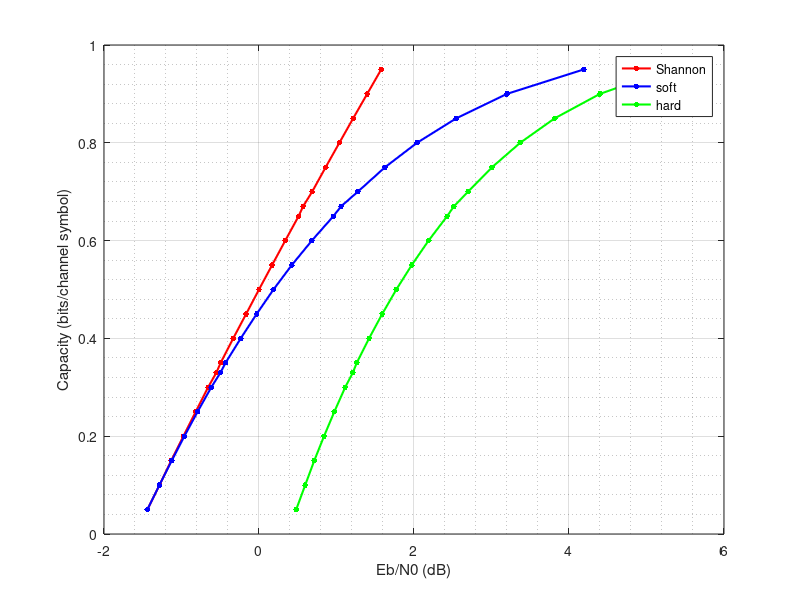

Write the MATLAB code that produced this figure.
clear;
clear all;

data=load('data.txt');


R=data(:,1);
gauss_source_limit=data(:,2);
bernoulli_source_soft_limit=data(:,3);
bernoulli_source_hard_limit=data(:,4);

plot(gauss_source_limit,R,'r.-','LineWidth',1.5,'MarkerSize',13);
grid on;
grid minor;
hold on;
plot(bernoulli_source_soft_limit,R,'b.-','LineWidth',1.5,'MarkerSize',13);
hold on;
plot(bernoulli_source_hard_limit,R,'g.-','LineWidth',1.5,'MarkerSize',13);
xlabel('Eb/N0 (dB)');
ylabel('Capacity (bits/channel symbol)');
legend('Shannon','soft','hard');


